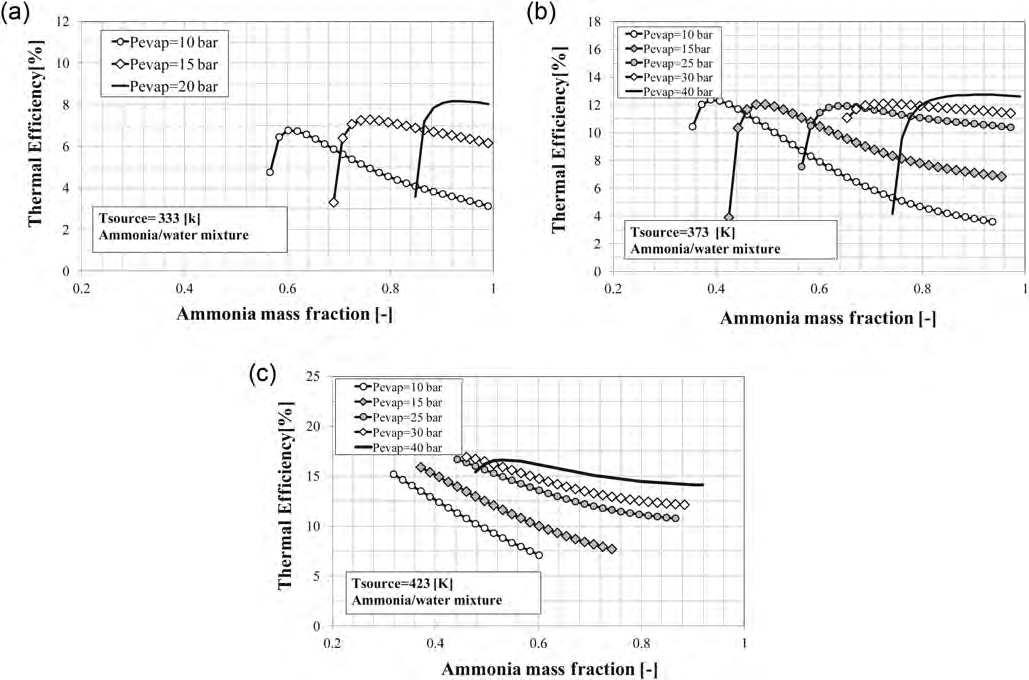
#> input picture reference/elsayed2013/fig2_eta_vs_xb.png, 1029 x 680 px, found by its file name; its folder holds 2 pictures in this run
$ python ejes.py
#> lines starting #> are read from the running program, lines starting #| are printed output that depends on the picture
# -*- coding: utf-8 -*-
"""Localizacion fina de ejes, ticks y cajas en ambas figuras."""
import os
import numpy as np
from PIL import Image
from scipy import ndimage

REF = r'D:\Desktop\ciclo_kalina_tercero\reference\elsayed2013'

def load(name):
#> called with name = 'fig2_eta_vs_xb.png'
    a = np.asarray(Image.open(os.path.join(REF, name)).convert('L'))
#> a is the input picture: shape (680, 1029); min 0, max 255, mean 243.5
#> call 2 of load, with name = 'fig4_eta_vs_P.png'
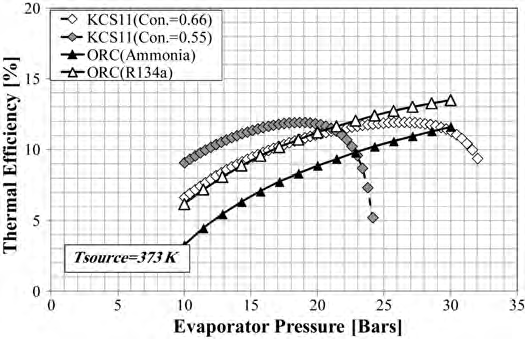
#> input picture reference/elsayed2013/fig4_eta_vs_P.png, 525 x 339 px, found by its file name
#> in load, a is the input picture: shape (339, 525); min 0, max 255, mean 233
    return a

def long_runs(g):
    """para cada fila, longitud del run oscuro mas largo continuo (g<140)"""
    dark = g < 140
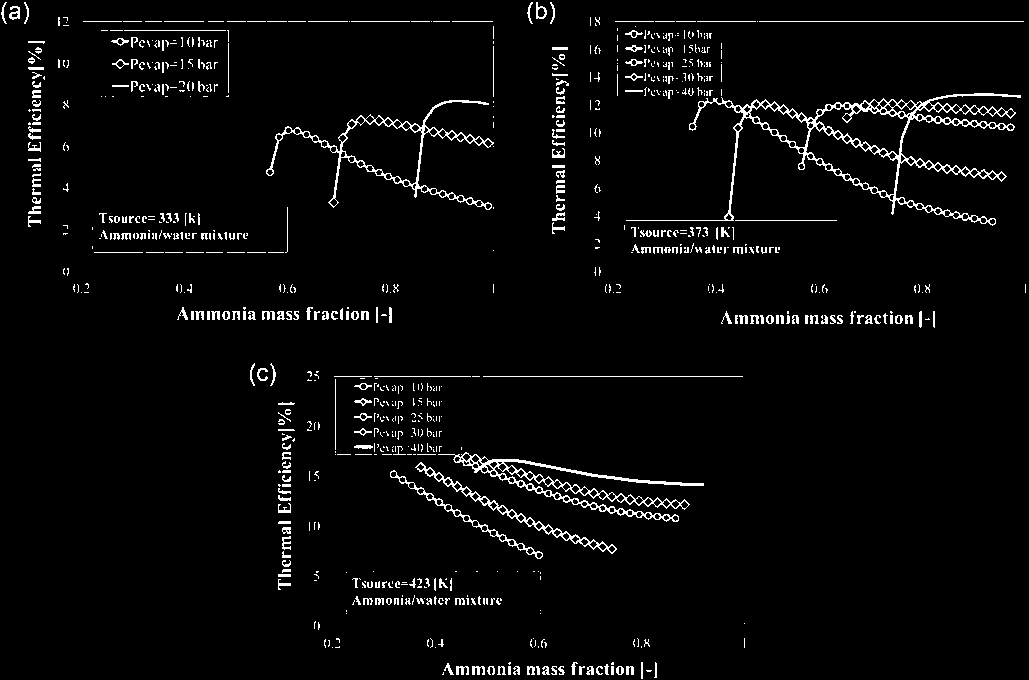
#> dark: shape (680, 1029) bool; 3.6% white in thin lines or dots
    n = dark.shape[1]
#> n = 1029
    # runs por fila vectorizados
    rows = []
    for y in range(dark.shape[0]):
        d = dark[y]
        # mayor run
        best = cur = 0
        for v in d:
            if v:
                cur += 1
                if cur > best:
                    best = cur
            else:
                cur = 0
        rows.append(best)
#> after the loop, rows = 680 values, max 265 at index 21, min 0 at index 0, mean 7.45
    return np.array(rows)

def long_vruns(g):
    dark = g < 140
    cols = []
    for x in range(dark.shape[1]):
        best = cur = 0
        for v in dark[:, x]:
            if v:
                cur += 1
                if cur > best:
                    best = cur
            else:
                cur = 0
        cols.append(best)
    return np.array(cols)

g2 = load('fig2_eta_vs_xb.png')
g4 = load('fig4_eta_vs_P.png')

print('--- FIG2: filas con run oscuro largo (>=40 px) ---')
h2 = long_runs(g2)
#> h2 has the same summary as rows in long_runs
for y in np.where(h2 >= 40)[0]:
    print('  y=%3d  run=%d' % (y, h2[y]))
#> this loop made 11 passes
#> y on passes 1 to 11: 21, 30, 94, 95, 220, 252, 376, 461, 482, 483, 484
#|   y= 21  run=265
#|   y= 30  run=102
#|   y= 94  run=55
#|   y= 95  run=75
#|   y=220  run=108
#|   y=252  run=49
#|   y=376  run=260
#|   y=461  run=44
#> (further printed lines are left out)

print('--- FIG2: columnas con run vertical largo (>=25 px) ---')
v2 = long_vruns(g2)
#> v2 = 1029 values, max 71 at index 335, min 0 at index 0, mean 6.4
for x in np.where(v2 >= 25)[0]:
    print('  x=%3d  run=%d' % (x, v2[x]))
#> this loop made 6 passes
#> x on passes 1 to 6: 228, 287, 335, 493, 730, 736
#|   x=228  run=50
#|   x=287  run=45
#|   x=335  run=71
#|   x=493  run=51
#|   x=730  run=25
#|   x=736  run=28

print('--- FIG4: filas con run oscuro largo (>=40 px) ---')
h4 = long_runs(g4)
#> in long_runs (call 2), `dark = g < 140`:
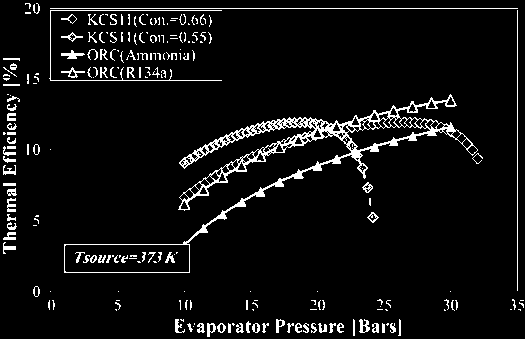
#> dark: shape (339, 525) bool; 6% white in thin lines or dots
#> after the loop in long_runs (call 2), `for y in range(dark.shape[0]):`: rows = 339 values, max 468 at index 8, min 0 at index 0, mean 9.54
#> h4 has the same summary as rows in long_runs
for y in np.where(h4 >= 40)[0]:
    print('  y=%3d  run=%d' % (y, h4[y]))
#> this loop made 5 passes
#> y on passes 1 to 5: 8, 10, 80, 244, 272
#|   y=  8  run=468
#|   y= 10  run=172
#|   y= 80  run=172
#|   y=244  run=126
#|   y=272  run=126

print('--- FIG4: columnas con run vertical largo (>=25 px) ---')
v4 = long_vruns(g4)
#> v4 = 525 values, max 281 at index 517, min 0 at index 0, mean 6.31
for x in np.where(v4 >= 25)[0]:
    print('  x=%3d  run=%d' % (x, v4[x]))
#> this loop made 4 passes
#> x on passes 1 to 4: 50, 64, 189, 517
#|   x= 50  run=71
#|   x= 64  run=29
#|   x=189  run=29
#|   x=517  run=281
